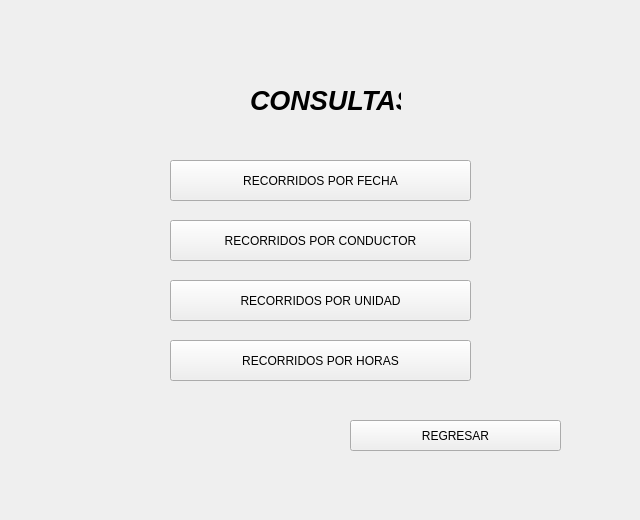
<?xml version="1.0" encoding="UTF-8"?>
<ui version="4.0">
 <class>Consultas</class>
 <widget class="QWidget" name="Consultas">
  <property name="geometry">
   <rect>
    <x>0</x>
    <y>0</y>
    <width>640</width>
    <height>520</height>
   </rect>
  </property>
  <property name="windowTitle">
   <string>Form</string>
  </property>
  <widget class="QPushButton" name="bRecorridoHoras">
   <property name="geometry">
    <rect>
     <x>170</x>
     <y>340</y>
     <width>301</width>
     <height>41</height>
    </rect>
   </property>
   <property name="text">
    <string>RECORRIDOS POR HORAS</string>
   </property>
  </widget>
  <widget class="QPushButton" name="RecorridoUnidad">
   <property name="geometry">
    <rect>
     <x>170</x>
     <y>280</y>
     <width>301</width>
     <height>41</height>
    </rect>
   </property>
   <property name="text">
    <string>RECORRIDOS POR UNIDAD</string>
   </property>
  </widget>
  <widget class="QPushButton" name="bRecorridoFecha">
   <property name="geometry">
    <rect>
     <x>170</x>
     <y>160</y>
     <width>301</width>
     <height>41</height>
    </rect>
   </property>
   <property name="text">
    <string>RECORRIDOS POR FECHA</string>
   </property>
  </widget>
  <widget class="QPushButton" name="bRegresar">
   <property name="geometry">
    <rect>
     <x>350</x>
     <y>420</y>
     <width>211</width>
     <height>31</height>
    </rect>
   </property>
   <property name="text">
    <string>REGRESAR</string>
   </property>
  </widget>
  <widget class="QLabel" name="labelConsultas">
   <property name="geometry">
    <rect>
     <x>250</x>
     <y>90</y>
     <width>151</width>
     <height>20</height>
    </rect>
   </property>
   <property name="font">
    <font>
     <pointsize>20</pointsize>
     <weight>75</weight>
     <italic>true</italic>
     <bold>true</bold>
    </font>
   </property>
   <property name="text">
    <string>CONSULTAS</string>
   </property>
  </widget>
  <widget class="QPushButton" name="bRecorridoConductor">
   <property name="geometry">
    <rect>
     <x>170</x>
     <y>220</y>
     <width>301</width>
     <height>41</height>
    </rect>
   </property>
   <property name="text">
    <string>RECORRIDOS POR CONDUCTOR</string>
   </property>
  </widget>
 </widget>
 <resources/>
 <connections/>
</ui>
